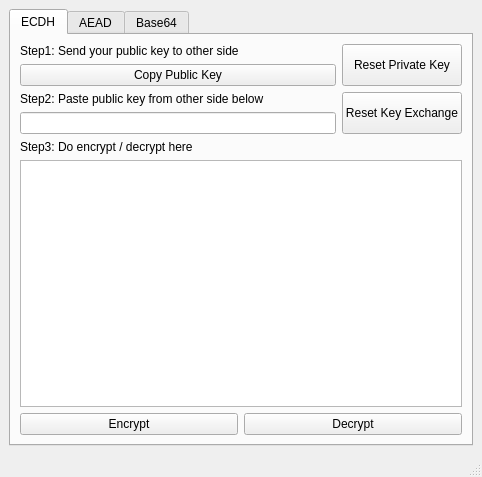
<?xml version="1.0" encoding="UTF-8"?>
<ui version="4.0">
 <class>Crypto</class>
 <widget class="QMainWindow" name="Crypto">
  <property name="geometry">
   <rect>
    <x>0</x>
    <y>0</y>
    <width>482</width>
    <height>477</height>
   </rect>
  </property>
  <property name="windowTitle">
   <string>hxcrypto</string>
  </property>
  <widget class="QWidget" name="centralwidget">
   <property name="sizePolicy">
    <sizepolicy hsizetype="Expanding" vsizetype="Expanding">
     <horstretch>0</horstretch>
     <verstretch>0</verstretch>
    </sizepolicy>
   </property>
   <property name="maximumSize">
    <size>
     <width>9999</width>
     <height>9999</height>
    </size>
   </property>
   <layout class="QVBoxLayout" name="verticalLayout_2">
    <item>
     <widget class="QTabWidget" name="tabWidget">
      <property name="currentIndex">
       <number>0</number>
      </property>
      <widget class="QWidget" name="tab_1">
       <attribute name="title">
        <string>ECDH</string>
       </attribute>
       <layout class="QVBoxLayout" name="verticalLayout">
        <item>
         <layout class="QHBoxLayout" name="horizontalLayout_3" stretch="3,1">
          <item>
           <layout class="QVBoxLayout" name="verticalLayout_4">
            <item>
             <widget class="QLabel" name="label">
              <property name="text">
               <string>Step1: Send your public key to other side</string>
              </property>
             </widget>
            </item>
            <item>
             <widget class="QPushButton" name="pubkeyButton">
              <property name="text">
               <string>Copy Public Key</string>
              </property>
             </widget>
            </item>
           </layout>
          </item>
          <item>
           <widget class="QPushButton" name="resetPrivateButton">
            <property name="sizePolicy">
             <sizepolicy hsizetype="Preferred" vsizetype="Preferred">
              <horstretch>30</horstretch>
              <verstretch>0</verstretch>
             </sizepolicy>
            </property>
            <property name="minimumSize">
             <size>
              <width>120</width>
              <height>0</height>
             </size>
            </property>
            <property name="text">
             <string>Reset Private Key</string>
            </property>
           </widget>
          </item>
         </layout>
        </item>
        <item>
         <layout class="QHBoxLayout" name="horizontalLayout_5" stretch="6,1">
          <item>
           <layout class="QVBoxLayout" name="verticalLayout_6">
            <item>
             <widget class="QLabel" name="label_2">
              <property name="text">
               <string>Step2: Paste public key from other side below</string>
              </property>
             </widget>
            </item>
            <item>
             <widget class="QLineEdit" name="otherKeyEdit"/>
            </item>
           </layout>
          </item>
          <item>
           <widget class="QPushButton" name="resetExchangeButton">
            <property name="sizePolicy">
             <sizepolicy hsizetype="Preferred" vsizetype="Preferred">
              <horstretch>30</horstretch>
              <verstretch>0</verstretch>
             </sizepolicy>
            </property>
            <property name="minimumSize">
             <size>
              <width>120</width>
              <height>0</height>
             </size>
            </property>
            <property name="text">
             <string>Reset Key Exchange</string>
            </property>
           </widget>
          </item>
         </layout>
        </item>
        <item>
         <widget class="QLabel" name="label_3">
          <property name="text">
           <string>Step3: Do encrypt / decrypt here</string>
          </property>
         </widget>
        </item>
        <item>
         <widget class="QPlainTextEdit" name="textEdit">
          <property name="sizePolicy">
           <sizepolicy hsizetype="Minimum" vsizetype="Expanding">
            <horstretch>0</horstretch>
            <verstretch>0</verstretch>
           </sizepolicy>
          </property>
         </widget>
        </item>
        <item>
         <layout class="QHBoxLayout" name="horizontalLayout">
          <property name="sizeConstraint">
           <enum>QLayout::SetMaximumSize</enum>
          </property>
          <item>
           <widget class="QPushButton" name="encryptButton">
            <property name="text">
             <string>Encrypt</string>
            </property>
           </widget>
          </item>
          <item>
           <widget class="QPushButton" name="decryptButton">
            <property name="text">
             <string>Decrypt</string>
            </property>
           </widget>
          </item>
         </layout>
        </item>
       </layout>
      </widget>
      <widget class="QWidget" name="tab_2">
       <attribute name="title">
        <string>AEAD</string>
       </attribute>
       <layout class="QVBoxLayout" name="verticalLayout_3">
        <item>
         <widget class="QLabel" name="label_4">
          <property name="text">
           <string>Pre Shared Key</string>
          </property>
         </widget>
        </item>
        <item>
         <widget class="QLineEdit" name="pskEdit">
          <property name="echoMode">
           <enum>QLineEdit::PasswordEchoOnEdit</enum>
          </property>
         </widget>
        </item>
        <item>
         <widget class="QPlainTextEdit" name="psktextEdit"/>
        </item>
        <item>
         <layout class="QHBoxLayout" name="horizontalLayout_2">
          <property name="sizeConstraint">
           <enum>QLayout::SetMaximumSize</enum>
          </property>
          <item>
           <widget class="QPushButton" name="PSKencryptButton">
            <property name="text">
             <string>Encrypt</string>
            </property>
           </widget>
          </item>
          <item>
           <widget class="QPushButton" name="PSKdecryptButton">
            <property name="text">
             <string>Decrypt</string>
            </property>
           </widget>
          </item>
         </layout>
        </item>
       </layout>
      </widget>
      <widget class="QWidget" name="tab">
       <attribute name="title">
        <string>Base64</string>
       </attribute>
       <layout class="QVBoxLayout" name="verticalLayout_5">
        <item>
         <widget class="QPlainTextEdit" name="b64TextEdit"/>
        </item>
        <item>
         <layout class="QHBoxLayout" name="horizontalLayout_4">
          <item>
           <widget class="QPushButton" name="b64EncodeButton">
            <property name="text">
             <string>Encode</string>
            </property>
           </widget>
          </item>
          <item>
           <widget class="QPushButton" name="b64DecodeButton">
            <property name="text">
             <string>Decode</string>
            </property>
           </widget>
          </item>
         </layout>
        </item>
       </layout>
      </widget>
     </widget>
    </item>
   </layout>
  </widget>
  <widget class="QStatusBar" name="statusBar"/>
 </widget>
 <resources/>
 <connections/>
</ui>
